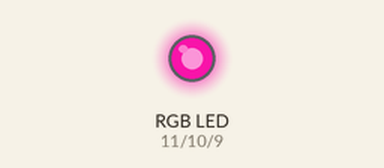
This sketch was run on a simulated Arduino Uno, built with avr-gcc and run on an emulated ATmega328P. On the bench: an RGB LED mixed from three pins (HIGH = lit). Dim RGB values are drawn brighter than linear; random numbers use the default seed unless the sketch sets one.

Above: at 0.1 s.
At 4.1 s:
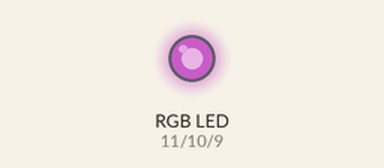
At 9.1 s:
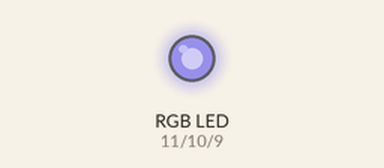
At 19.1 s:
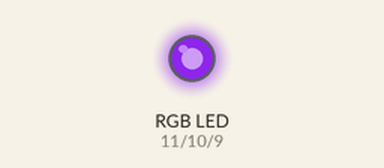
At 28.1 s:
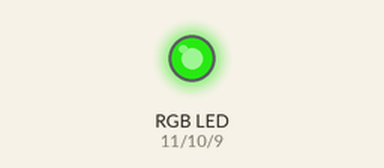
At 38.1 s:
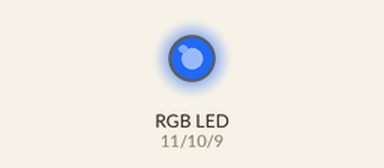
Timing chart, 0 to 40.0 s (numbered marks = the images above):
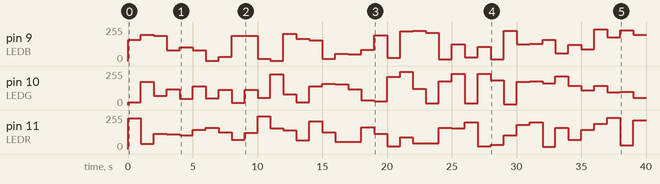

The sketch:

ex7.ino
```cpp
#define LEDR 11
#define LEDG 10
#define LEDB 9
void setup() {
  pinMode(LEDR, OUTPUT);
  pinMode(LEDG, OUTPUT);
  pinMode(LEDB, OUTPUT);
}
int red = 0;
int green = 0;
int blue = 0;
void loop() {
  red = random(0, 255);
  green = random(0, 255);
  blue = random(0, 255);
  analogWrite(LEDR, red);
  analogWrite(LEDG, green);
  analogWrite(LEDB, blue);
  delay(1000);
}
```

Measured:
- by itself, pin 9 (LEDB): 0/255 → 158/255 at 0.00 s, → 197/255 1.0 s later, → 188/255 1.0 s later, → 80/255 1.0 s later, … (40 changes in this stretch)
- by itself, pin 10 (LEDG): 0/255 → 19/255 at 0.00 s, → 175/255 1.0 s later, → 68/255 1.0 s later, → 120/255 1.0 s later, … (40 changes in this stretch)
